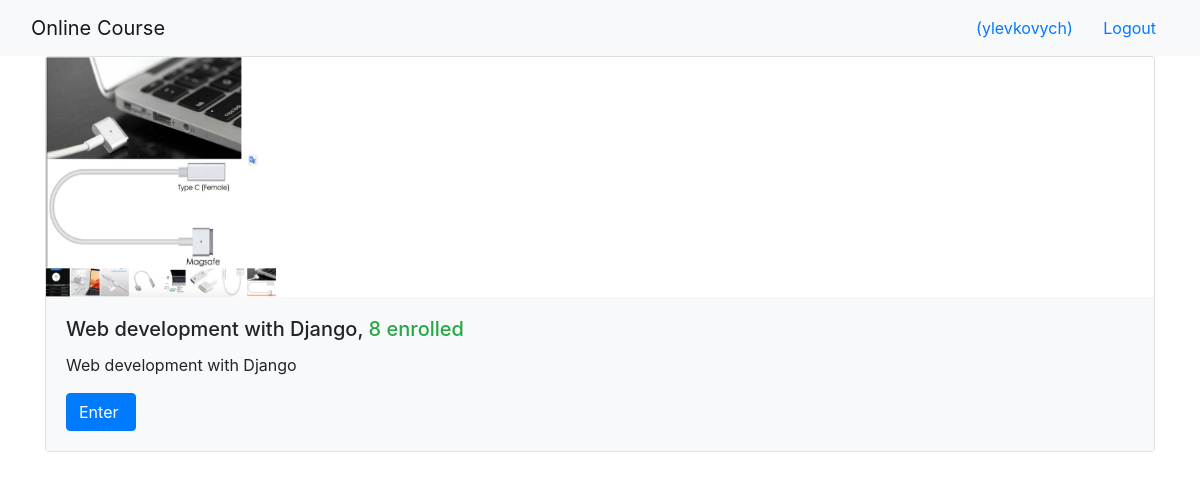
The app's page /onlinecourse/ (signed in) with its own data.
### onlinecourse/models.py (models this page shows, shortened)
class Course(models.Model):
    name = models.CharField(null=False, max_length=30, default='online course')
    image = models.ImageField(upload_to='course_images/')
    description = models.CharField(max_length=1000)
    pub_date = models.DateField(null=True)
    instructors = models.ManyToManyField(Instructor)
    users = models.ManyToManyField(settings.AUTH_USER_MODEL, through='Enrollment')
    total_enrollment = models.IntegerField(default=0)
    is_enrolled = False

### onlinecourse/views.py (the view)
class CourseListView(generic.ListView):
    template_name = 'onlinecourse/course_list_bootstrap.html'
    context_object_name = 'course_list'
    def get_queryset(self):
        user = self.request.user
        courses = Course.objects.order_by('-total_enrollment')[:10]
        for course in courses:
            if user.is_authenticated:
                course.is_enrolled = check_if_enrolled(user, course)
        return courses

### onlinecourse/views.py (called while the page is built)
def check_if_enrolled(user, course):
    is_enrolled = False
    if user.id is not None:
        num_results = Enrollment.objects.filter(user=user, course=course).count()
        if num_results > 0:
            is_enrolled = True
    return is_enrolled

### onlinecourse/templates/onlinecourse/course_list_bootstrap.html (shortened to what this page needs)
<!DOCTYPE html>
<html lang="en">
<head>
    {% load static %}
    <link rel="stylesheet" href="https://maxcdn.bootstrapcdn.com/bootstrap/4.5.2/css/bootstrap.min.css">
</head>
<body>
    <nav class="navbar navbar-light bg-light">
        <div class="container-fluid">
            <div class="navbar-header">
                  <a class="navbar-brand" href="#">Online Course</a>
            </div>
            <ul class="nav navbar-nav navbar-right">
                {% if user.is_authenticated %}
                <li>
                    <a class="btn btn-link" href="#">{{ user.first_name }}({{ user.username }})</a>
                    <a class="btn btn-link" href="{% url 'onlinecourse:logout' %}">Logout</a>
                </li>
                {% endif %}
            </ul>
        </div>
    </nav>
    {% if course_list %}
        <div class="container">
            <div class="card-deck">
                {% for course in course_list %}
                         <div class="card" style="width: 36rem;">
                          <img class="card-img-left" src="{{MEDIA_URL}}/{{ course.image }}" width="240px" height="240px"
                               alt="Course image">
                          <div class="card-body bg-light">
                              <h5 class="card-title">{{ course.name }}, <span class="text-success">
                                  {{ course.total_enrollment}} enrolled</span></h5>
                            <p class="card-text">{{ course.description}}</p>
                            <form action="{% url 'onlinecourse:enroll' course.id %}" method="post">
                                  <input class="btn btn-primary"  type="submit"
                                         value="{% if course.is_enrolled %}Enter{% else %}Enroll{% endif %} ">
                            </form>
                          </div>
                        </div>
                {% endfor %}
            </div>
        </div>
    {% else %}
        <p>No courses are available.</p>
    {% endif %}
</body>
</html>

### records on screen
Course: image (picture), name "Web development with Django", total_enrollment "8", description "Web development with Django", is_enrolled "Enter"

### other values on screen
{{ user.username }} "ylevkovych"
